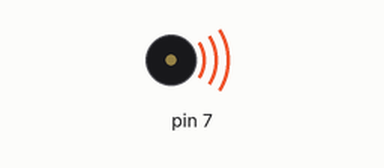
Bench run of a sketch on a simulated Arduino Uno, built with avr-gcc and run on an emulated ATmega328P. On the bench: buzzer (waves = sounding). What the sketch prints to the serial monitor is not drawn.

Above: at 0.05 s.
Timing chart, 0 to 3.0 s (numbered marks = the images above):
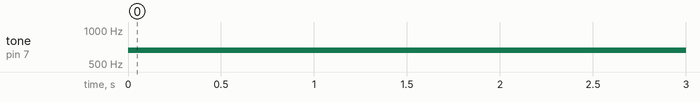

The sketch:

speaker_test.ino
```cpp
void setup(){
  Serial.begin(9600);
}
void loop() {
tone(7,659,500);
Serial.print("123");
delay(500);
}
```

Measured:
- by itself, tone on pin 7: silent → 659 Hz at 0.00 s
